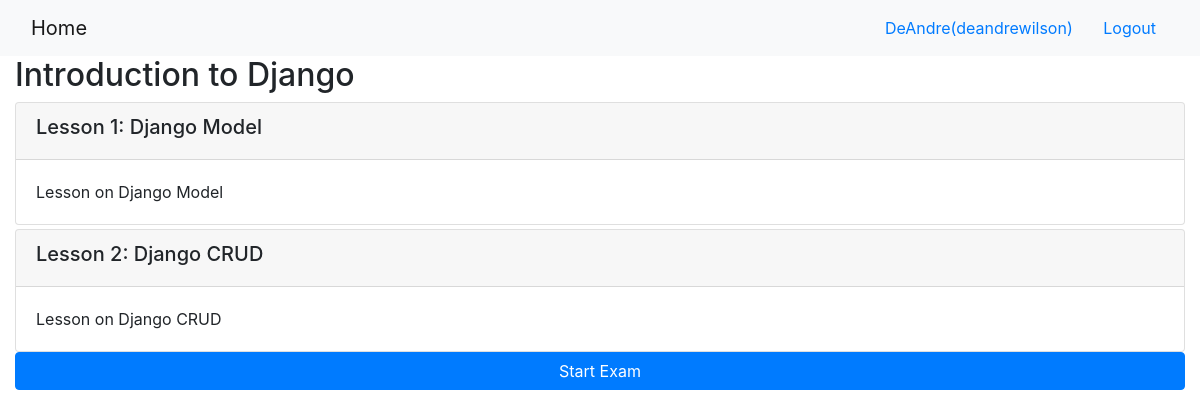
/onlinecourse/1/ (signed in), run on the app's committed database.
### onlinecourse/models.py (models this page shows, shortened)
class Course(models.Model):
    name = models.CharField(null=False, max_length=30, default='online course')
    image = models.ImageField(upload_to='course_images/')
    description = models.CharField(max_length=1000)
    pub_date = models.DateField(null=True)
    instructors = models.ManyToManyField(Instructor)
    users = models.ManyToManyField(settings.AUTH_USER_MODEL, through='Enrollment')
    total_enrollment = models.IntegerField(default=0)
    is_enrolled = False

class Lesson(models.Model):
    title = models.CharField(max_length=200, default="title")
    order = models.IntegerField(default=0)
    course = models.ForeignKey(Course, on_delete=models.CASCADE)
    content = models.TextField()

### onlinecourse/views.py (the view)
# urls.py: path('<int:pk>/', views.CourseDetailView.as_view(), name='course_details'),
class CourseDetailView(generic.DetailView):
    model = Course
    template_name = 'onlinecourse/course_detail_bootstrap.html'

### onlinecourse/templates/onlinecourse/course_detail_bootstrap.html (shortened to what this page needs)
<!DOCTYPE html>
<html lang="en">
<head>
     {% load static %}
    <link rel="stylesheet" href="https://maxcdn.bootstrapcdn.com/bootstrap/4.5.2/css/bootstrap.min.css">
</head>
<body>
    <nav class="navbar navbar-light bg-light">
        <div class="container-fluid">
            <div class="navbar-header">
                  <a class="navbar-brand" href="{% url 'onlinecourse:index' %}">Home</a>
            </div>
            <ul class="nav navbar-nav navbar-right">
                {% if user.is_authenticated %}
                <li>
                    <a class="btn btn-link" href="#">{{ user.first_name }}({{ user.username }})</a>
                    <a class="btn btn-link" href="{% url 'onlinecourse:logout' %}">Logout</a>
                </li>
                {% endif %}
            </ul>
        </div>
    </nav>
    <div class="container-fluid">
            <h2>{{ course.name }}</h2>
            <div class="card-columns-vertical">
                {% for lesson in course.lesson_set.all %}
                    <div class="card mt-1">
                        <div class="card-header"><h5>Lesson {{lesson.order|add:1}}: {{lesson.title}}</h5></div>
                        <div class="card-body">{{lesson.content}}</div>
                    </div>
                {% endfor %}
            </div>
            {% if user.is_authenticated %}
            <button type="button" class="btn btn-primary container-fluid" data-toggle="collapse" data-target="#exam">Start Exam</button>
            {% endif %}
    </div>
</body>
</html>

### data on the page
Course: name "Introduction to Django"
Lesson: order|add "1", title "Django Model", content "Lesson on Django Model"
Lesson: order|add "2", title "Django CRUD", content "Lesson on Django CRUD"

### other printed values
{{ user.first_name }} "DeAndre"
{{ user.username }} "deandrewilson"
